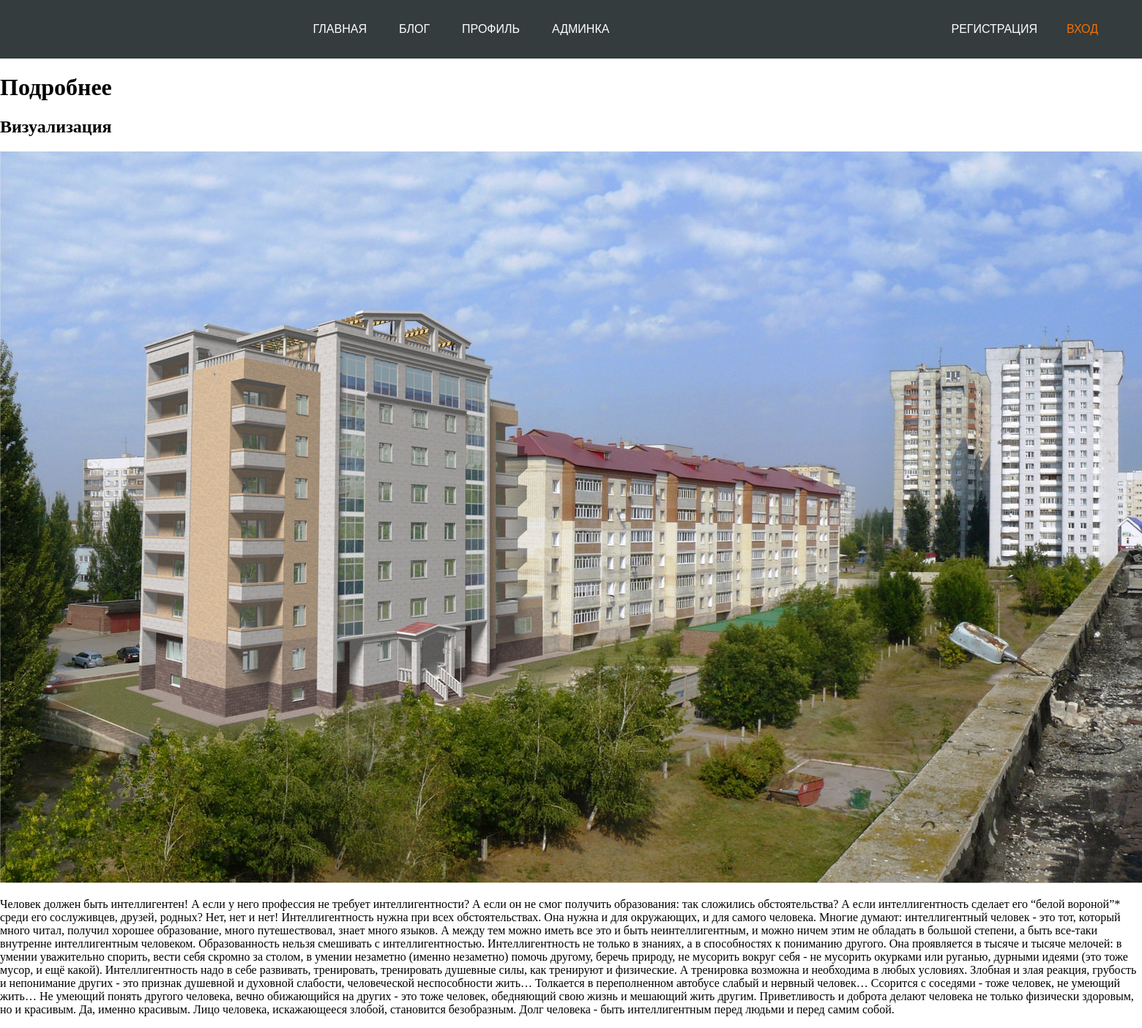
The app's page /blog/4/ with its own data.
### blog/models.py (models this page shows, shortened)
class Article(models.Model):
    title = models.CharField('Заголовок',max_length=15)  # Ограниченная строка
    desc= models.TextField('Описание')  # Ограниченная строка
    image= models.ImageField('Изображение',upload_to='blog/image')  # строка по изображению (отдельный тип данных)
    date = models.DateField('Дата')  # Дата
    url = models.URLField('Доп. источник',blank=True)  # Ссылка
    class Meta:
        verbose_name = 'readable'
        verbose_name_plural = 'Статьи'

### blog/views.py (the view)
# urls.py: path('<int:article_id>/', views.detailView, name='detail_in_urls'),
def detailView(request, article_id):
    article = get_object_or_404(Article, pk = article_id)
    return render(request, 'detail/detail.html',{'article_html':article, 'page_name':'Статья','page_style':'detail'})

### blog/templates/detail/detail.html
{% extends 'base.html' %}
{% block content %}
<main>
    <h1>Подробнее</h1>
    <h2>{{ article_html.title }}</h2>
    <img src="{{ article_html.image.url }}" alt="">
    <p>{{ article_html.desc }}</p>
</main>
{% endblock %}

### home/static/base/css/style.css (style rules this page uses)
body { padding:0; margin:0; }

### records on screen
Article: title "Визуализация", image (picture), desc "Человек должен быть интеллигентен! А если у него профессия не требует интеллигентности? А если он не смог получить образования: так сложились обстоятельства? А если интеллигентность сделает его “белой вороной”* среди его сослуживцев, друзей, родных? Нет, нет и нет! Интеллигентность нужна при всех обстоятельствах. Она нужна и для окружающих, и для самого человека. Многие думают: интеллигентный человек - это тот, который много читал, получил хорошее образование, много путешествовал, знает много языков. А между тем можно иметь все это и быть неинтеллигентным, и можно ничем этим не обладать в большой степени, а быть все-таки внутренне интеллигентным человеком. Образованность нельзя смешивать с…"
